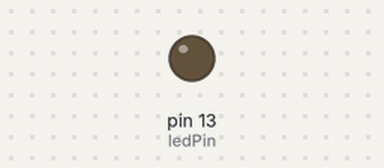
Recording of a sketch running on a simulated Arduino Uno, built with avr-gcc and run on an emulated ATmega328P. Shown: output pins drawn as LEDs (lit = HIGH).

Above: at 0.3 s.
At 5.0 s:
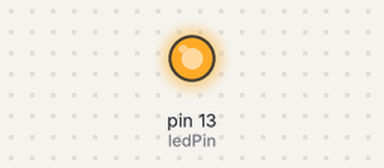
Timing chart, 0 to 22.3 s (numbered marks = the images above):
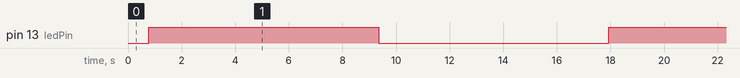

Measured:
- by itself, pin 13 (ledPin): alternates HIGH for 8.6 s and LOW for 8.6 s

The sketch:

Fading.ino
```cpp
int ledPin = 13;
void setup() {
  // put your setup code here, to run once:

}

void loop() {
  // put your main code here, to run repeatedly:
  //fade in from min to max in increments of 5 points:
  for(int fadeValue = 0; fadeValue <= 255; fadeValue += 5){
    //sets the value(range from 0 to 255):
    analogWrite(ledPin,fadeValue);
    //wait 30 mSeconds to see dimming effect:
    delay(30);
  }

  //fade out from max to mi in increments of 5 points:
  for(int fadeValue = 255; fadeValue >=0; fadeValue -= 5){
    //sets the value(range from 0 to 255):
    analogWrite(ledPin,fadeValue);
    //wait 30 mSeconds to see dimming effect:
    delay(300);
  }

}
```
